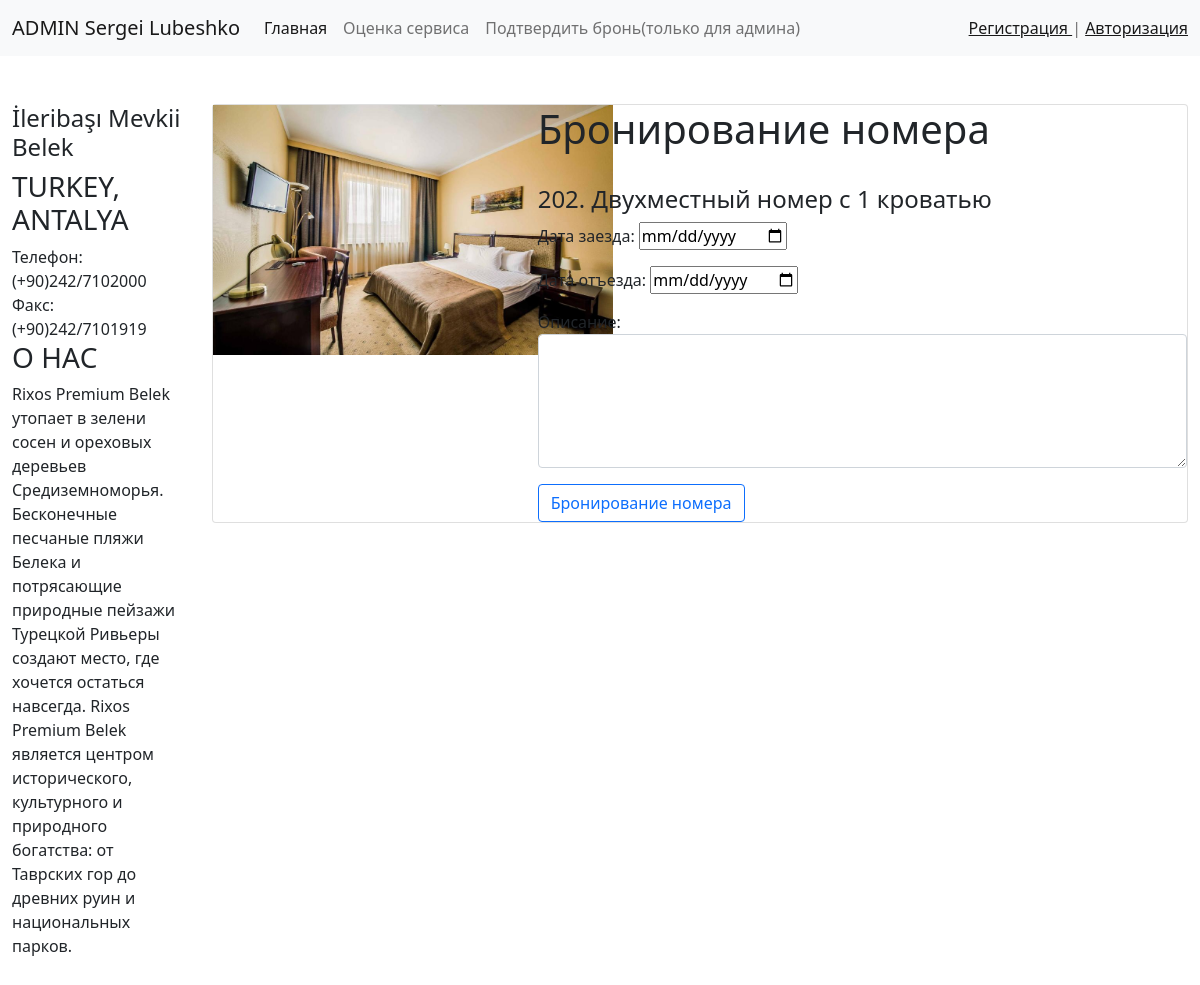
The page /room/boking/3/ on the database its author committed.
### hotel/models.py (models this page shows, shortened)
class Room(models.Model):
    photo = models.ImageField(verbose_name='Фото', upload_to='photos/%Y/%m/%d', blank=True)
    title = models.CharField(max_length=60, verbose_name='Название номера')
    desc = models.TextField(verbose_name='Описание номера', max_length=500, blank=True)
    size = models.PositiveSmallIntegerField(verbose_name='Площадь номера')
    smoke = models.BooleanField(default=True, verbose_name='Не курят')
    price = models.PositiveSmallIntegerField(verbose_name='Цена за сутки', default=30)
    num_people = models.IntegerField(
        default=1,
        validators=[
            MinValueValidator(1),
            MaxValueValidator(10)
        ],
        verbose_name='Кол-во спальных мест'
    )
    facilities = models.ManyToManyField("Facilities")

### hotel/views.py (the view)
# urls.py: path('room/boking/<int:room_id>/', booking, name="booking"),
def booking(request, room_id):
    room = Room.objects.get(id=room_id)
    if request.method == "POST":
        room_booking = room.booking_room.values_list("date_arrival", 'date_departure')
        date_arriv = request.POST["date_arrival"]
        date_depar = request.POST["date_departure"]
        result = check_date(room_booking, date_arriv, date_depar)
        if result == False:
            messages.error(request, "Номер в указанные даты занят")
            form = BookingForm()
        elif result == "Date":
            messages.error(request, "Не правильно указаны даты")
            form = BookingForm()
        else:
            form = BookingForm(request.POST)
            if form.is_valid():
                note = form.save(commit=False)
                note.users = request.user
                note.rooms = room
                note.save()
                messages.success(request, "Номер забронирован")
    else:
        form = BookingForm()
    context = {"form": form, "room": room}
    return render(request, template_name="hotel/booking.html", context=context)

### hotel/forms.py
class BookingForm(forms.ModelForm):
    class Meta:
        model = BokkingRoom
        fields = ['date_arrival', 'date_departure', 'desc']
        widgets = {
            'desc': forms.Textarea(attrs={'class': 'form-control', 'rows': 5}),
            'date_arrival': DateInput(),  # Записать
            'date_departure': DateInput(),
        }

### hotel/templates/hotel/booking.html (shortened to what this page needs)
{% extends "base.html" %}
{% block content %}
    <div class="card">
        <div class="row g-0">
            <div class="col-md-4">
                {% if room.photo %}
                    <img class="mr-3" src="{{ room.photo.url }}" width="400" height="250" alt="">
                {% else %}
                    <img class="mr-3" src="../../../images/photos/2021/05/23/def.jpg" width="400" height="250" alt="">
                {% endif %}
            </div>
            <div class="col-md-8">
                <h1> Бронирование номера</h1><br>
                <h4> {{ room.title }} </h4>
                <form action="" method="post">
                    {{ form.as_p }}
                    <button type="submit" class="btn btn-outline-primary">Бронирование номера</button>
                </form>
            </div>
{% endblock %}

### rows shown on the page
Room: photo (picture), title "202. Двухместный номер с 1 кроватью"
